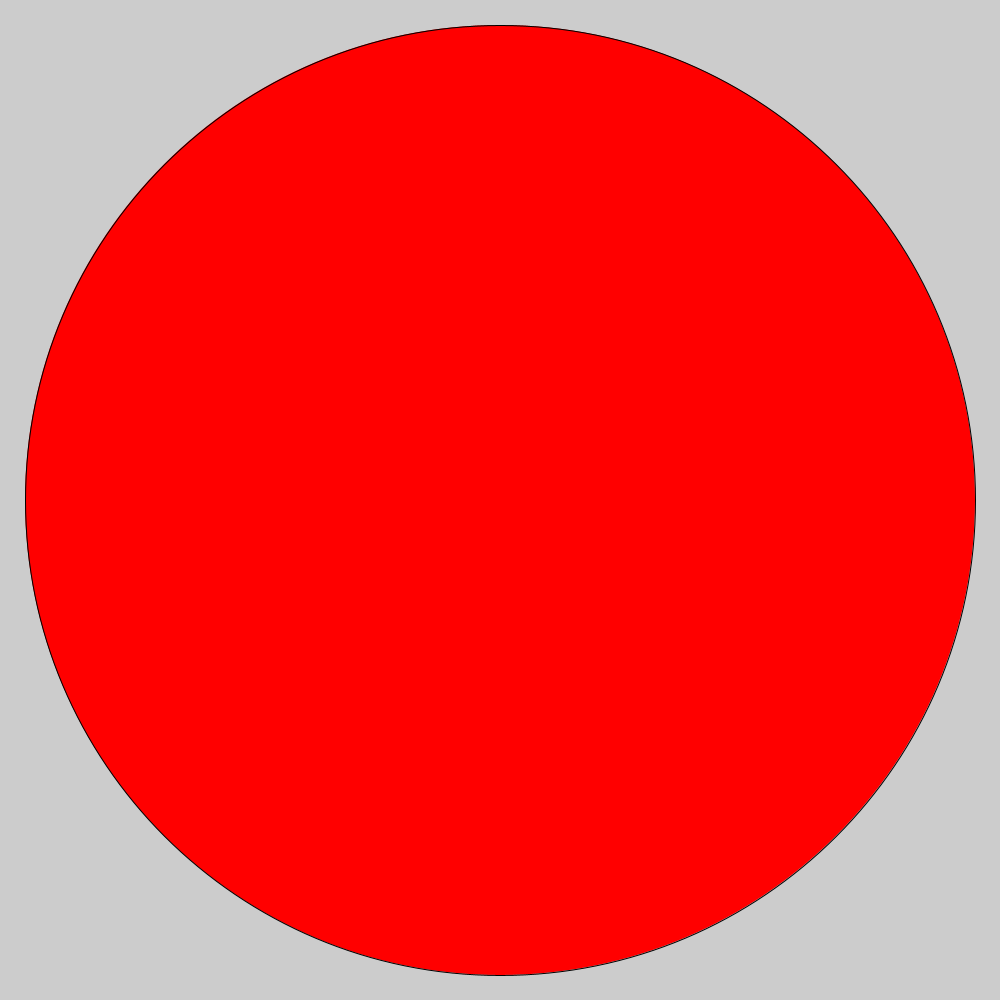
Frame 1 (no input)
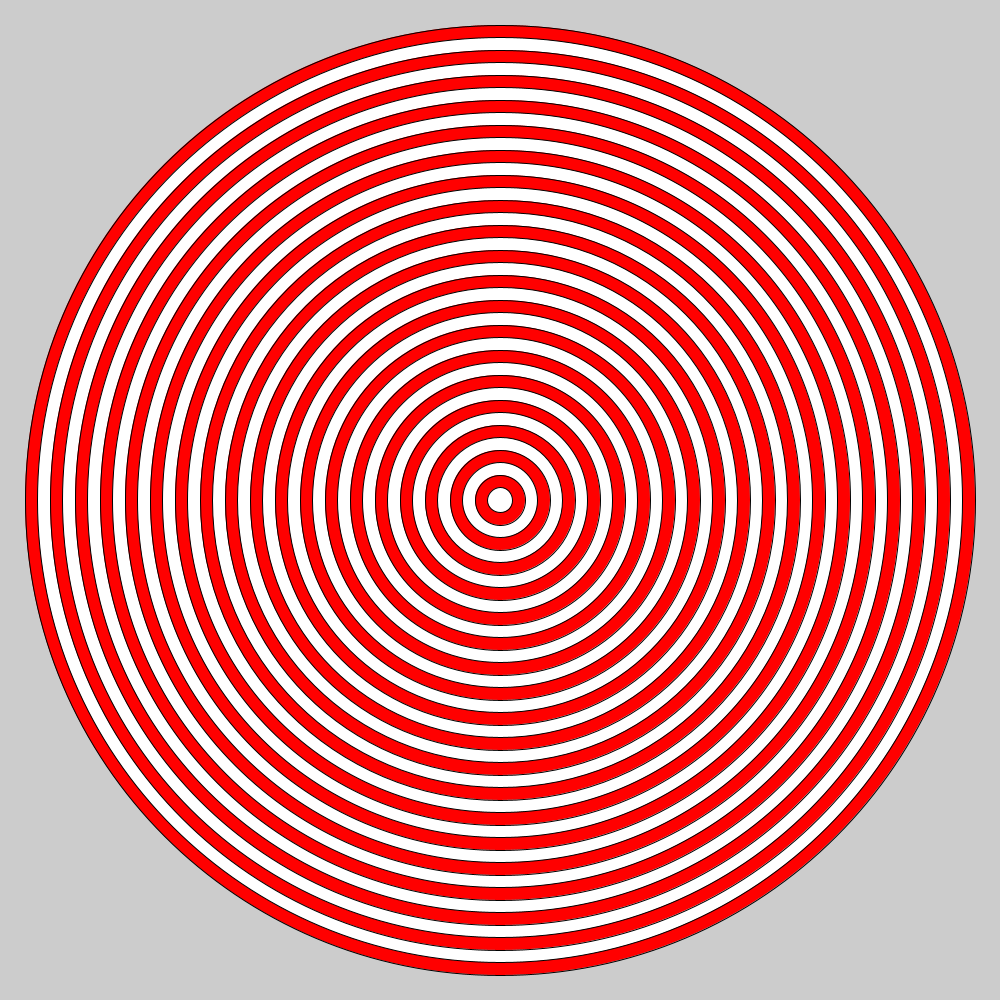
Frame 60 (the mouse pressed at the canvas centre just before this capture)
Frame 120 (the mouse held since frame 60 and released just before this capture): identical to frame 60, image omitted

The Processing sketch that drew these frames (run headless with seeded random() and noise(); from frame 60 on, the mouse is pressed at the canvas centre):

// Processing sketch: bullseye
// ── bullseye.pde

int i=950;
void setup(){
size(1000,1000);
  noFill();
}
void draw(){
  if(i>=25){
    if (i%2==0){
      fill(255,0,0);
    }
  else{
    fill(255,255,255);
  }
    ellipse(500,500,i,i);
    i=i-25;
    
  }
}
